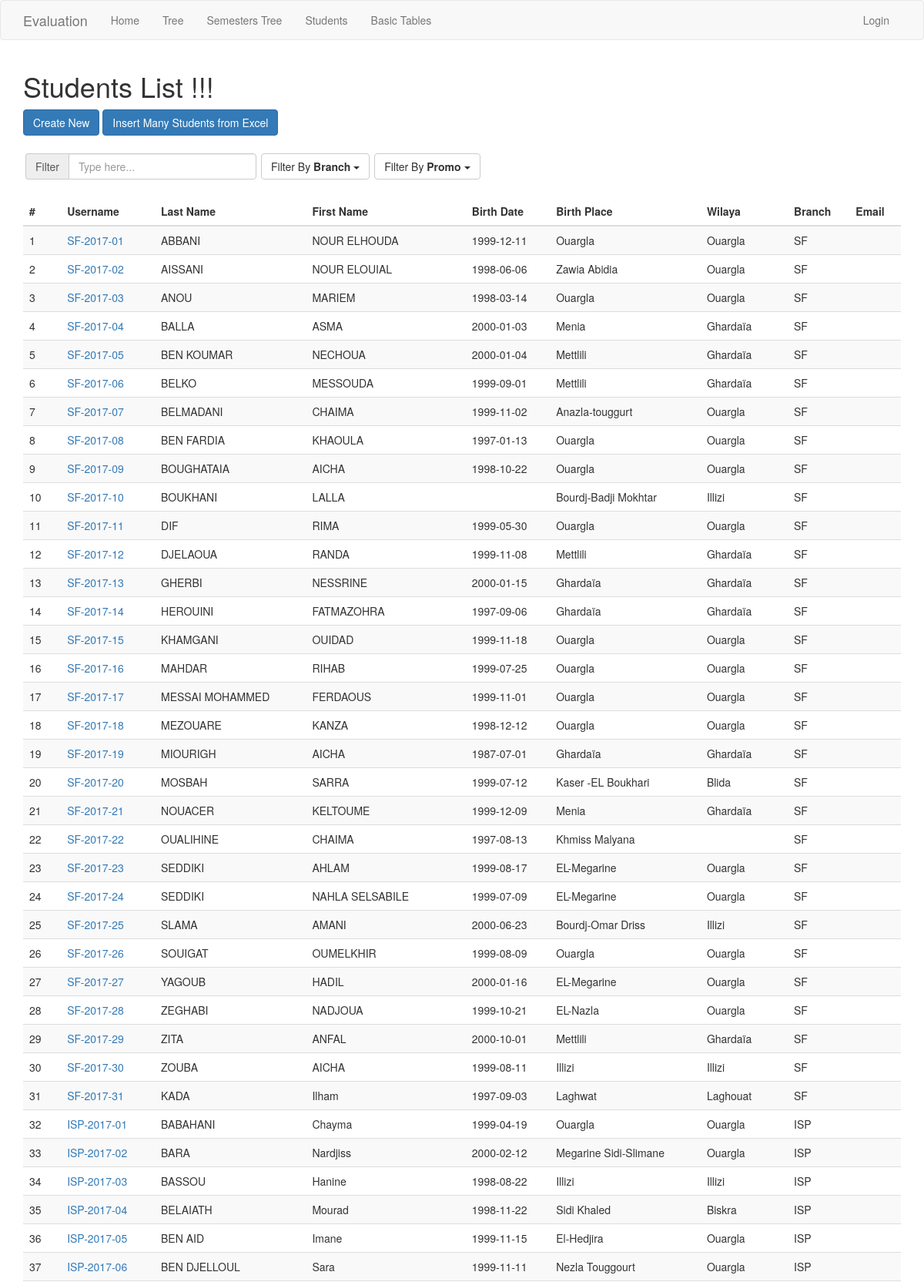
The page /student/ (upper part) on the database its author committed.
### app/models.py (models this page shows, shortened)
class Student(db.Model):
    id = db.Column(db.Integer, primary_key=True)
    username = db.Column(db.String(20), index=True, unique=True) # matricule
    last_name = db.Column(db.String(45), index=True)
    first_name = db.Column(db.String(45), index=True)
    email = db.Column(db.String(120))
    birth_date = db.Column(db.Date)
    birth_place = db.Column(db.String(45))
    address =  db.Column(db.String(120))
    photo = db.Column(db.String(250))
    sex = db.Column(db.String(20))
    residency = db.Column(db.String(20))
    phones = db.relationship('Phone', backref='student')
    create_time = db.Column(db.DateTime, default=datetime.utcnow)
    update_time = db.Column(db.DateTime, default=datetime.utcnow)
    branch_id = db.Column(db.Integer, db.ForeignKey('branch.id'))
    wilaya_id = db.Column(db.Integer, db.ForeignKey('wilaya.id'))
    student_sessions = db.relationship('StudentSession', back_populates='student')
    annual_grades = db.relationship('AnnualGrade', backref='student')

class Wilaya(db.Model):
    id = db.Column(db.Integer, primary_key=True)
    code = db.Column(db.String(10), index=True, unique=True)
    name = db.Column(db.String(100), index=True, unique=True)
    students = db.relationship('Student', backref='wilaya')
    def get_label(self):
        return self.name

class Branch(db.Model):
    id = db.Column(db.Integer, primary_key=True)
    name = db.Column(db.String(100), index=True, unique=True)
    description = db.Column(db.String(150))
    school_id = db.Column(db.Integer, db.ForeignKey('school.id'))
    students = db.relationship('Student', backref='branch')
    semesters = db.relationship('Semester', backref='branch')
    promos = db.relationship('Promo', backref='branch')

### app/routes.py (the view)
@app.route('/student/')
@register_breadcrumb(app, '.basic.student', 'Students')
def student_index():
    students = Student.query.all()
    return render_template('student/index.html', title='Students List', students=students)

### app/templates/student/index.html (shortened to what this page needs)
{% extends "base.html" %}
{% block styles %}
  {{super()}}
{% endblock %}
{% block app_content %}
    <h1>Students List !!!</h1>
    <div>
        <a class="btn btn-primary" href="{{ url_for('students_create') }}">Create New</a>
        <a class="btn btn-primary" href="{{ url_for('students_create_many') }}"
        >Insert Many Students from Excel</a>
    </div>
    <div class="input-group filter_w">
      <span class="input-group-addon">Filter</span>
      <input id="filter" type="text" class="form-control" placeholder="Type here...">
    </div>
    <div class="dropdown filter_w">
      <button class="btn btn-default dropdown-toggle" type="button" id="dropdownMenu1" data-toggle="dropdown" aria-haspopup="true" aria-expanded="true">
        Filter By <b>Branch</b>
        <span class="caret"></span>
      </button>
    </div>
    <div class="dropdown filter_w">
      <button class="btn btn-default dropdown-toggle" type="button" id="dropdownMenu1" data-toggle="dropdown" aria-haspopup="true" aria-expanded="true">
        Filter By <b>Promo</b>
        <span class="caret"></span>
      </button>
    </div>
    <div>
      <table class="table table-striped">
        <thead>
          <tr>
            <th scope="col">#</th>
            <th scope="col">Username</th>
            <th scope="col">Last Name</th>
            <th scope="col">First Name</th>
            <th scope="col">Birth Date</th>
            <th scope="col">Birth Place</th>
            <th scope="col">Wilaya</th>
            <th scope="col">Branch</th>
            <th scope="col">Email</th>
          </tr>
        </thead>
        <tbody class="searchable">
        {% for student in students %}
          <tr>
            <td>{{loop.index}}</td>
            <td><a href="{{ url_for('student_view', id=student.id) }}"
              >{{ student.username }}</a></td>
            <td>{{ student.last_name | replace(' ', ' ') }}</td>
            <td>{{ student.first_name | replace(' ', ' ') }}</td>
            <td>{{ student.birth_date | replace('None', '') }}</td>
            <td>{{ student.birth_place | replace('None', '') }}</td>
            <td>
              {% if student.wilaya %}
                {{ student.wilaya.get_label() | replace('None', '') }}
              {% endif %}
            </td>
            <td>{{ student.branch.name }}</td>
            <td>{{ student.email | replace('None', '') }}</td>
          </tr>
        {% endfor %}
        </tbody>
      </table>
    </div>
{% endblock %}

### app/templates/student/index.html (style rules this page uses)
.filter_w { max-width: 300px; float: left; margin: 3px; }

### rows shown on the page
Student: username "SF-2017-01", last_name "ABBANI", first_name "NOUR ELHOUDA", birth_date "1999-12-11", birth_place "Ouargla", wilaya.get_label "Ouargla", branch.name "SF"
Student: username "SF-2017-02", last_name "AISSANI", first_name "NOUR ELOUIAL", birth_date "1998-06-06", birth_place "Zawia Abidia", wilaya.get_label "Ouargla", branch.name "SF"
Student: username "SF-2017-03", last_name "ANOU", first_name "MARIEM", birth_date "1998-03-14", birth_place "Ouargla", wilaya.get_label "Ouargla", branch.name "SF"
Student: username "SF-2017-04", last_name "BALLA", first_name "ASMA", birth_date "2000-01-03", birth_place "Menia", wilaya.get_label "Ghardaïa", branch.name "SF"
Student: username "SF-2017-05", last_name "BEN KOUMAR", first_name "NECHOUA", birth_date "2000-01-04", birth_place "Mettlili", wilaya.get_label "Ghardaïa", branch.name "SF"
Student: username "SF-2017-06", last_name "BELKO", first_name "MESSOUDA", birth_date "1999-09-01", birth_place "Mettlili", wilaya.get_label "Ghardaïa", branch.name "SF"
Student: username "SF-2017-07", last_name "BELMADANI", first_name "CHAIMA", birth_date "1999-11-02", birth_place "Anazla-touggurt", wilaya.get_label "Ouargla", branch.name "SF"
Student: username "SF-2017-08", last_name "BEN FARDIA", first_name "KHAOULA", birth_date "1997-01-13", birth_place "Ouargla", wilaya.get_label "Ouargla", branch.name "SF"
Student: username "SF-2017-09", last_name "BOUGHATAIA", first_name "AICHA", birth_date "1998-10-22", birth_place "Ouargla", wilaya.get_label "Ouargla", branch.name "SF"
Student: username "SF-2017-10", last_name "BOUKHANI", first_name "LALLA", birth_place "Bourdj-Badji Mokhtar", wilaya.get_label "Illizi", branch.name "SF"
Student: username "SF-2017-11", last_name "DIF", first_name "RIMA", birth_date "1999-05-30", birth_place "Ouargla", wilaya.get_label "Ouargla", branch.name "SF"
Student: username "SF-2017-12", last_name "DJELAOUA", first_name "RANDA", birth_date "1999-11-08", birth_place "Mettlili", wilaya.get_label "Ghardaïa", branch.name "SF"
Student: username "SF-2017-13", last_name "GHERBI", first_name "NESSRINE", birth_date "2000-01-15", birth_place "Ghardaïa", wilaya.get_label "Ghardaïa", branch.name "SF"
Student: username "SF-2017-14", last_name "HEROUINI", first_name "FATMAZOHRA", birth_date "1997-09-06", birth_place "Ghardaïa", wilaya.get_label "Ghardaïa", branch.name "SF"
Student: username "SF-2017-15", last_name "KHAMGANI", first_name "OUIDAD", birth_date "1999-11-18", birth_place "Ouargla", wilaya.get_label "Ouargla", branch.name "SF"
Student: username "SF-2017-16", last_name "MAHDAR", first_name "RIHAB", birth_date "1999-07-25", birth_place "Ouargla", wilaya.get_label "Ouargla", branch.name "SF"
Student: username "SF-2017-17", last_name "MESSAI MOHAMMED", first_name "FERDAOUS", birth_date "1999-11-01", birth_place "Ouargla", wilaya.get_label "Ouargla", branch.name "SF"
Student: username "SF-2017-18", last_name "MEZOUARE", first_name "KANZA", birth_date "1998-12-12", birth_place "Ouargla", wilaya.get_label "Ouargla", branch.name "SF"
Student: username "SF-2017-19", last_name "MIOURIGH", first_name "AICHA", birth_date "1987-07-01", birth_place "Ghardaïa", wilaya.get_label "Ghardaïa", branch.name "SF"
Student: username "SF-2017-20", last_name "MOSBAH", first_name "SARRA", birth_date "1999-07-12", birth_place "Kaser -EL Boukhari", wilaya.get_label "Blida", branch.name "SF"
Student: username "SF-2017-21", last_name "NOUACER", first_name "KELTOUME", birth_date "1999-12-09", birth_place "Menia", wilaya.get_label "Ghardaïa", branch.name "SF"
Student: username "SF-2017-22", last_name "OUALIHINE", first_name "CHAIMA", birth_date "1997-08-13", birth_place "Khmiss Malyana", branch.name "SF"
Student: username "SF-2017-23", last_name "SEDDIKI", first_name "AHLAM", birth_date "1999-08-17", birth_place "EL-Megarine", wilaya.get_label "Ouargla", branch.name "SF"
Student: username "SF-2017-24", last_name "SEDDIKI", first_name "NAHLA SELSABILE", birth_date "1999-07-09", birth_place "EL-Megarine", wilaya.get_label "Ouargla", branch.name "SF"
Student: username "SF-2017-25", last_name "SLAMA", first_name "AMANI", birth_date "2000-06-23", birth_place "Bourdj-Omar Driss", wilaya.get_label "Illizi", branch.name "SF"
Student: username "SF-2017-26", last_name "SOUIGAT", first_name "OUMELKHIR", birth_date "1999-08-09", birth_place "Ouargla", wilaya.get_label "Ouargla", branch.name "SF"
Student: username "SF-2017-27", last_name "YAGOUB", first_name "HADIL", birth_date "2000-01-16", birth_place "EL-Megarine", wilaya.get_label "Ouargla", branch.name "SF"
Student: username "SF-2017-28", last_name "ZEGHABI", first_name "NADJOUA", birth_date "1999-10-21", birth_place "EL-Nazla", wilaya.get_label "Ouargla", branch.name "SF"
Student: username "SF-2017-29", last_name "ZITA", first_name "ANFAL", birth_date "2000-10-01", birth_place "Mettlili", wilaya.get_label "Ghardaïa", branch.name "SF"
Student: username "SF-2017-30", last_name "ZOUBA", first_name "AICHA", birth_date "1999-08-11", birth_place "Illizi", wilaya.get_label "Illizi", branch.name "SF"
Student: username "SF-2017-31", last_name "KADA", first_name "Ilham", birth_date "1997-09-03", birth_place "Laghwat", wilaya.get_label "Laghouat", branch.name "SF"
Student: username "ISP-2017-01", last_name "BABAHANI", first_name "Chayma", birth_date "1999-04-19", birth_place "Ouargla", wilaya.get_label "Ouargla", branch.name "ISP"
Student: username "ISP-2017-02", last_name "BARA", first_name "Nardjiss", birth_date "2000-02-12", birth_place "Megarine Sidi-Slimane", wilaya.get_label "Ouargla", branch.name "ISP"
Student: username "ISP-2017-03", last_name "BASSOU", first_name "Hanine", birth_date "1998-08-22", birth_place "Illizi", wilaya.get_label "Illizi", branch.name "ISP"
Student: username "ISP-2017-04", last_name "BELAIATH", first_name "Mourad", birth_date "1998-11-22", birth_place "Sidi Khaled", wilaya.get_label "Biskra", branch.name "ISP"
Student: username "ISP-2017-05", last_name "BEN AID", first_name "Imane", birth_date "1999-11-15", birth_place "El-Hedjira", wilaya.get_label "Ouargla", branch.name "ISP"
Student: username "ISP-2017-06", last_name "BEN DJELLOUL", first_name "Sara", birth_date "1999-11-11", birth_place "Nezla Touggourt", wilaya.get_label "Ouargla", branch.name "ISP"
